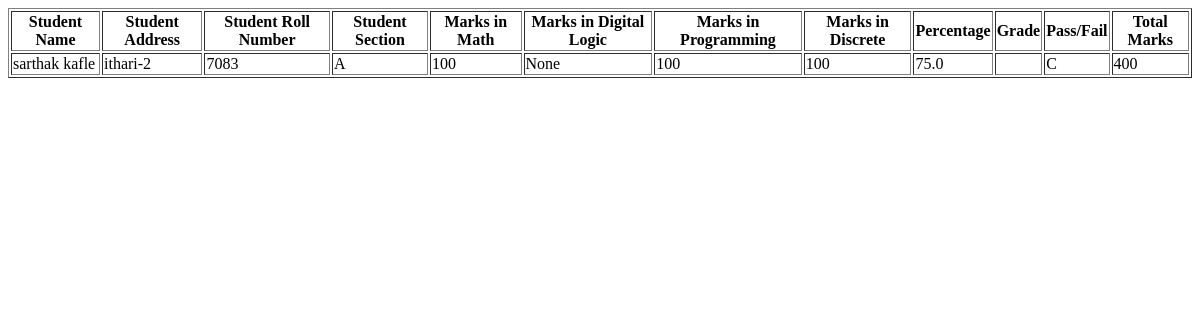
The app's page /result/0, older data.
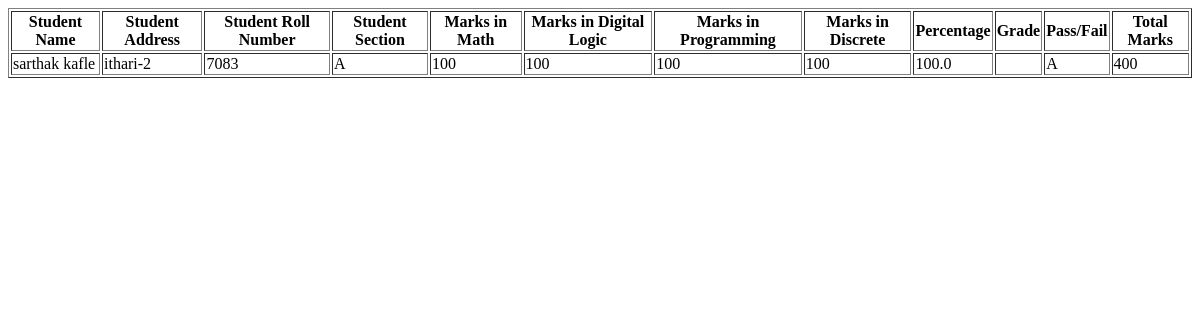
The same page, newer data.
### home/models.py (models this page shows, shortened)
class student(models.Model):
    student_name=models.CharField(max_length=50)
    student_address=models.CharField(max_length=100)
    student_roll_number=models.IntegerField()
    student_section=models.CharField(max_length=1)
    student_marks_math=models.IntegerField(null=True,blank=True)
    student_marks_Digital_logic=models.IntegerField(null=True,blank=True)
    student_marks_programming=models.IntegerField(null=True,blank=True)
    student_marks_discrete=models.IntegerField(null=True,blank=True)

### home/views.py (the view)
# urls.py: path("result/<int:id>",result,name="result"),
def result(request,id):
    queryset=get_object_or_404(student,id=id)
    student_marks_Digital_logic=int(queryset.student_marks_Digital_logic) if queryset.student_marks_Digital_logic else 0
    total=(int(queryset.student_marks_math)+student_marks_Digital_logic+
           int(queryset.student_marks_discrete)+int(queryset.student_marks_programming))
    max_numb=400
    percentage=(total/max_numb)*100
    if percentage >= 90:
        Grade = "A"
    elif percentage >= 80:
        Grade = "B"
    elif percentage >= 70:
        Grade = "C"
    elif percentage >= 60:
        Grade = "D"
    else:
        Grade = "F"
    if percentage<40:
        result="fail"
    else:
        result="pass"
    queryset=student.objects.get(id=id)
    context={"student":queryset,"total":total,"max_numb":max_numb,
             "percentage":percentage,"result":result,"Grade":Grade}
    return render(request,"result.html",context)

### home/templates/result.html (shortened to what this page needs)
<!DOCTYPE html>
<html lang="en">
<head>
</head>
<body>
    <table border="1">
        <thead>
            <tr>
                <th>Student Name</th>
                <th>Student Address</th>
                <th>Student Roll Number</th>
                <th>Student Section</th>
                <th>Marks in Math</th>
                <th>Marks in Digital Logic</th>
                <th>Marks in Programming</th>
                <th>Marks in Discrete</th>
                <th>Percentage</th>
                <th>Grade</th>
                <th>Pass/Fail</th>
                <th>Total Marks</th>
            </tr>
        </thead>
        <tbody>
              <tr>
                <td>{{ student.student_name }}</td>
                <td>{{ student.student_address }}</td>
                <td>{{ student.student_roll_number }}</td>
                <td>{{ student.student_section }}</td>
                <td>{{ student.student_marks_math }}</td>
                <td>{{ student.student_marks_Digital_logic }}</td>
                <td>{{ student.student_marks_programming }}</td>
                <td>{{ student.student_marks_discrete }}</td>
                <td>{{percentage}}</td>
                <td>{{ precentage }}</td>
                <td>{{Grade}}</td>
                <td>{{max_numb}}</td>
              </tr>
        </tbody>
    </table>
</body>
</html>

Row changes from the older to the newer data that the page shows:
changed student "sarthak kafle": student_marks_Digital_logic "None" → "100"
Text that changed along with them:
{{ percentage }}: "75.0" → "100.0"
{{ Grade }}: "C" → "A"
